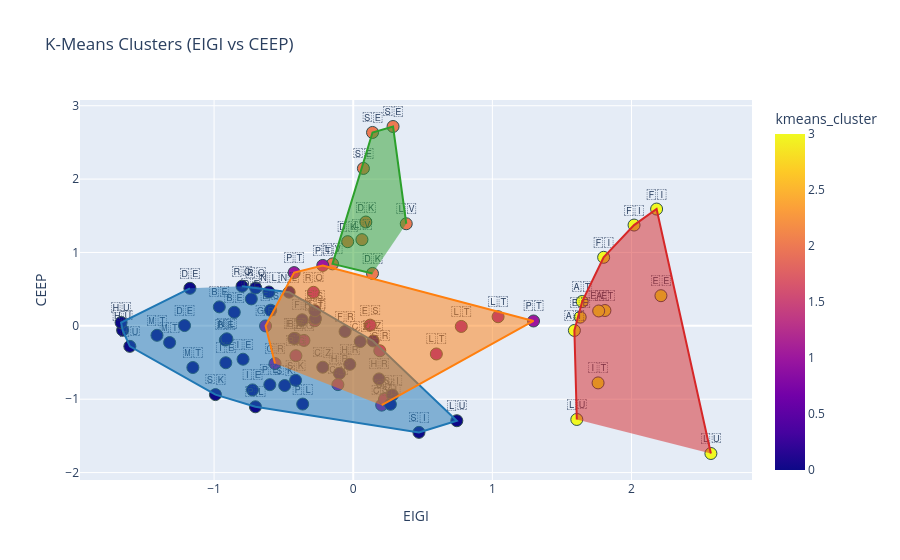

The cell this chart's notebook holds for it:
### Code cell
import plotly.express as px
import plotly.graph_objects as go
from scipy.spatial import ConvexHull
import numpy as np

cluster_colors = {
    0: '#1f77b4',
    1: '#ff7f0e',
    2: '#2ca02c',
    3: '#d62728'
}
cluster_order = [0, 1, 2, 3]

fig = px.scatter(
    df_cfs_factors,
    x='F1',
    y='F3',
    color='kmeans_cluster',
    text='Flag_Emoji',
    hover_name='Country',
    title='K-Means Clusters (EIGI vs CEEP)',
    labels={'F1': 'EIGI', 'F3': 'CEEP'},
    color_discrete_map=cluster_colors,
    category_orders={'kmeans_cluster': cluster_order}
)

fig.update_traces(
    textposition='top center',
    marker=dict(size=12, line=dict(width=1, color='DarkSlateGrey'))
)

for cluster in cluster_order:
    subset = df_cfs_factors[df_cfs_factors['kmeans_cluster'] == cluster]
    if len(subset) >= 3:
        points = subset[['F1','F3']].to_numpy()
        hull = ConvexHull(points)
        hull_pts = points[hull.vertices]
        fig.add_trace(
            go.Scatter(
                x=hull_pts[:,0],
                y=hull_pts[:,1],
                fill='toself',
                mode='lines',
                line=dict(color=cluster_colors[cluster], width=2),
                hoverinfo='skip',
                showlegend=False
            )
        )

fig.update_layout(xaxis_title='EIGI', yaxis_title='CEEP', legend_title='Cluster')
fig.show()

### Figure 1 — Plotly figure (JSON) as saved in the notebook; plotly's stock layout.template omitted (floating-point values rounded to 4 significant figures)
{"data": [{"hovertemplate": "<b>%{hovertext}</b><br><br>EIGI=%{x}<br>CEEP=%{y}<br>Flag_Emoji=%{text}<br>kmeans_cluster=%{marker.color}<extra></extra>", "hovertext": ["Austria", "Austria", "Austria", "Belgium", "Belgium", "Belgium", "Bulgaria", "Bulgaria", "Bulgaria", "Croatia", "Croatia", "Croatia", "Cyprus", "Cyprus", "Cyprus", "Czechia", "Czechia", "Czechia", "Denmark", "Denmark", "Denmark", "Estonia", "Estonia", "Estonia", "Finland", "Finland", "Finland", "France", "France", "France", "Germany", "Germany", "Germany", "Greece", "Greece", "Greece", "Hungary", "Hungary", "Hungary", "Ireland", "Ireland", "Ireland", "Italy", "Italy", "Italy", "Latvia", "Latvia", "Latvia", "Lithuania", "Lithuania", "Lithuania", "Luxembourg", "Luxembourg", "Luxembourg", "Malta", "Malta", "Malta", "Netherlands", "Netherlands", "Netherlands", "Poland", "Poland", "Poland", "Portugal", "Portugal", "Portugal", "Romania", "Romania", "Romania", "Slovakia", "Slovakia", "Slovakia", "Slovenia", "Slovenia", "Slovenia", "Spain", "Spain", "Spain", "Sweden", "Sweden", "Sweden"], "legendgroup": "", "marker": {"color": [3, 3, 3, 0, 0, 0, 1, 1, 1, 0, 0, 0, 1, 1, 1, 0, 0, 0, 2, 2, 2, 3, 3, 3, 3, 3, 3, 0, 0, 0, 0, 0, 0, 1, 1, 1, 0, 0, 0, 0, 0, 0, 1, 0, 3, 2, 2, 2, 1, 1, 1, 0, 3, 3, 0, 0, 0, 0, 0, 0, 0, 0, 0, 1, 1, 1, 0, 0, 1, 0, 0, 0, 0, 0, 0, 0, 0, 1, 2, 2, 2], "coloraxis": "coloraxis", "line": {"color": "DarkSlateGrey", "width": 1}, "size": 12, "symbol": "circle"}, "mode": "markers+text", "name": "", "orientation": "v", "showlegend": false, "text": ["🇦🇹", "🇦🇹", "🇦🇹", "🇧🇪", "🇧🇪", "🇧🇪", "🇧🇬", "🇧🇬", "🇧🇬", "🇭🇷", "🇭🇷", "🇭🇷", "🇨🇾", "🇨🇾", "🇨🇾", "🇨🇿", "🇨🇿", "🇨🇿", "🇩🇰", "🇩🇰", "🇩🇰", "🇪🇪", "🇪🇪", "🇪🇪", "🇫🇮", "🇫🇮", "🇫🇮", "🇫🇷", "🇫🇷", "🇫🇷", "🇩🇪", "🇩🇪", "🇩🇪", "🇬🇷", "🇬🇷", "🇬🇷", "🇭🇺", "🇭🇺", "🇭🇺", "🇮🇪", "🇮🇪", "🇮🇪", "🇮🇹", "🇮🇹", "🇮🇹", "🇱🇻", "🇱🇻", "🇱🇻", "🇱🇹", "🇱🇹", "🇱🇹", "🇱🇺", "🇱🇺", "🇱🇺", "🇲🇹", "🇲🇹", "🇲🇹", "🇳🇱", "🇳🇱", "🇳🇱", "🇵🇱", "🇵🇱", "🇵🇱", "🇵🇹", "🇵🇹", "🇵🇹", "🇷🇴", "🇷🇴", "🇷🇴", "🇸🇰", "🇸🇰", "🇸🇰", "🇸🇮", "🇸🇮", "🇸🇮", "🇪🇸", "🇪🇸", "🇪🇸", "🇸🇪", "🇸🇪", "🇸🇪"], "textposition": "top center", "type": "scatter", "x": [1.589, 1.645, 1.809, -0.9194, -0.9626, -0.8548, -0.412, -0.4146, -0.3542, -0.09917, -0.02491, 0.1852, 0.2044, -0.1102, 0.2249, -0.2191, 0.05048, 0.1431, 0.1385, -0.03987, 0.09059, 1.631, 1.764, 2.212, 1.8, 2.018, 2.18, -0.4262, -0.3673, -0.05878, -1.212, -1.174, -0.7326, -0.5622, -0.6301, 0.1909, -1.605, -1.658, -1.668, -0.7239, -0.7919, -0.9159, -0.276, -0.2715, 1.76, -0.1489, 0.06255, 0.3811, 0.5973, 0.7766, 1.041, 0.7445, 1.607, 2.571, -1.153, -1.32, -1.41, -0.9082, -0.6063, -0.4607, -0.703, -0.5995, -0.3632, -0.4248, -0.2189, 1.296, -0.799, -0.7011, -0.2857, -0.9903, -0.4924, -0.4144, 0.4724, 0.2813, 0.2671, -0.5935, -0.276, 0.1217, 0.07312, 0.1387, 0.2862], "xaxis": "x", "y": [-0.06294, 0.3316, 0.2088, -0.1928, 0.2583, 0.1852, -0.4074, -0.1734, -0.1987, -0.6483, -0.5252, -0.7234, -1.081, -0.8012, -0.9992, -0.5639, -0.214, -0.2064, 0.714, 1.147, 1.415, 0.1187, 0.2026, 0.4108, 0.934, 1.374, 1.592, -0.1722, 0.08284, -0.07722, 0.003811, 0.5111, 0.3673, -0.5144, -0.001236, -0.3394, -0.2799, -0.05885, 0.04519, -0.8732, -0.4549, -0.5031, 0.06993, 0.1001, -0.7777, 0.8448, 1.175, 1.391, -0.3836, -0.008274, 0.1241, -1.293, -1.276, -1.74, -0.5681, -0.2277, -0.1292, -0.1762, 0.4607, 0.4592, -1.103, -0.802, -1.066, 0.7254, 0.8231, 0.06624, 0.5405, 0.5166, 0.4568, -0.9373, -0.8133, -0.7422, -1.452, -0.944, -1.07, 0.213, 0.2059, 0.009629, 2.146, 2.636, 2.717], "yaxis": "y"}, {"fill": "toself", "hoverinfo": "skip", "line": {"color": "#1f77b4", "width": 2}, "mode": "lines", "showlegend": false, "type": "scatter", "x": [-1.174, -1.668, -1.658, -1.605, -0.9903, -0.703, 0.4724, 0.7445, 0.1431, -0.4607, -0.799], "y": [0.5111, 0.04519, -0.05885, -0.2799, -0.9373, -1.103, -1.452, -1.293, -0.2064, 0.4592, 0.5405]}, {"fill": "toself", "hoverinfo": "skip", "line": {"color": "#ff7f0e", "width": 2}, "mode": "lines", "showlegend": false, "type": "scatter", "x": [0.2044, 1.296, -0.2189, -0.4248, -0.6301, -0.5622], "y": [-1.081, 0.06624, 0.8231, 0.7254, -0.001236, -0.5144]}, {"fill": "toself", "hoverinfo": "skip", "line": {"color": "#2ca02c", "width": 2}, "mode": "lines", "showlegend": false, "type": "scatter", "x": [0.3811, 0.2862, 0.1387, -0.1489, 0.1385], "y": [1.391, 2.717, 2.636, 0.8448, 0.714]}, {"fill": "toself", "hoverinfo": "skip", "line": {"color": "#d62728", "width": 2}, "mode": "lines", "showlegend": false, "type": "scatter", "x": [2.571, 2.18, 2.018, 1.8, 1.645, 1.589, 1.607], "y": [-1.74, 1.592, 1.374, 0.934, 0.3316, -0.06294, -1.276]}], "layout": {"coloraxis": {"colorbar": {"title": {"text": "kmeans_cluster"}}, "colorscale": [[0, "#0d0887"], [0.1111, "#46039f"], [0.2222, "#7201a8"], [0.3333, "#9c179e"], [0.4444, "#bd3786"], [0.5556, "#d8576b"], [0.6667, "#ed7953"], [0.7778, "#fb9f3a"], [0.8889, "#fdca26"], [1, "#f0f921"]]}, "legend": {"title": {"text": "Cluster"}, "tracegroupgap": 0}, "title": {"text": "K-Means Clusters (EIGI vs CEEP)"}, "xaxis": {"anchor": "y", "domain": [0, 1], "title": {"text": "EIGI"}}, "yaxis": {"anchor": "x", "domain": [0, 1], "title": {"text": "CEEP"}}}}
